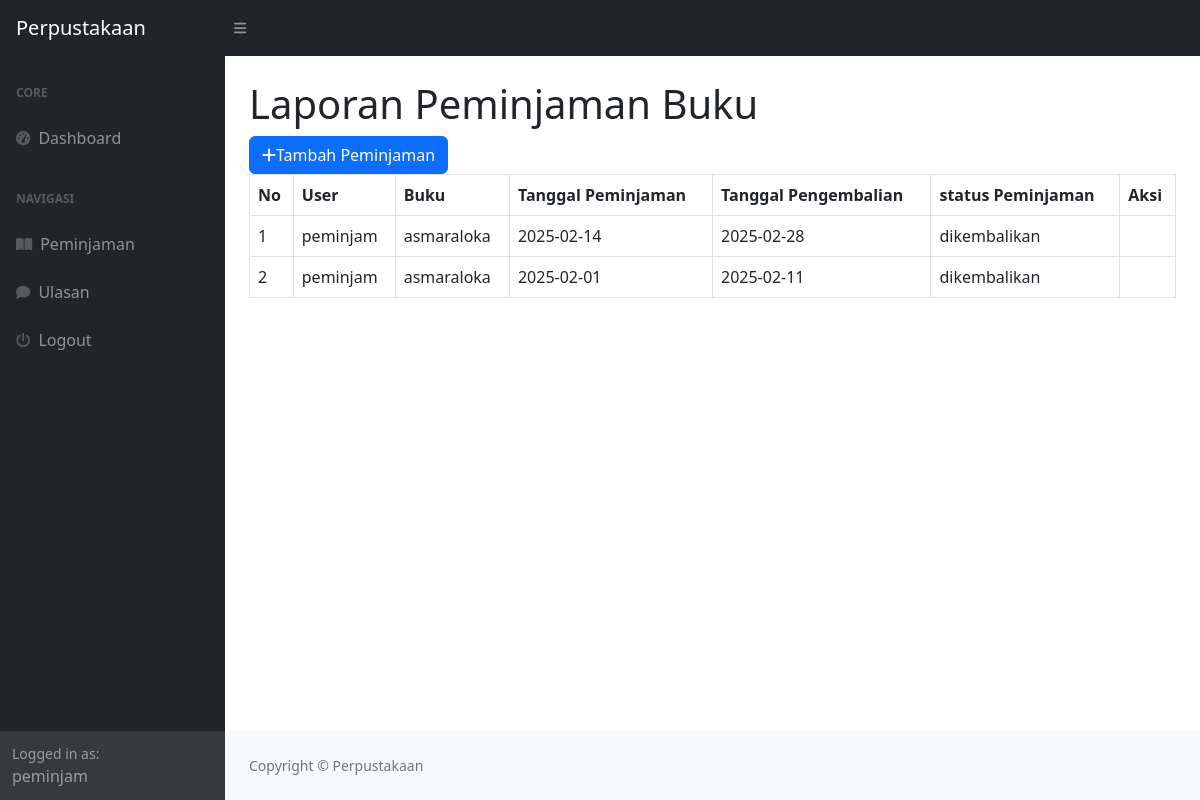
/index.php?page=peminjaman (signed in), run on the app's committed database.
### tables this page shows
CREATE TABLE `peminjaman` (
  `id_peminjaman` int(11) NOT NULL,
  `id_user` int(11) DEFAULT NULL,
  `id_buku` int(11) DEFAULT NULL,
  `tanggal_peminjaman` varchar(255) DEFAULT NULL,
  `tanggal_pengembalian` varchar(255) DEFAULT NULL,
  `status_peminjaman` enum('dipinjam','dikembalikan') DEFAULT NULL
);

CREATE TABLE `user` (
  `id_user` int(11) NOT NULL,
  `nama` varchar(255) DEFAULT NULL,
  `username` varchar(255) DEFAULT NULL,
  `password` varchar(255) DEFAULT NULL,
  `email` varchar(255) DEFAULT NULL,
  `alamat` text DEFAULT NULL,
  `no_telepon` varchar(255) DEFAULT NULL,
  `level` enum('admin','petugas','peminjam') DEFAULT NULL
);

CREATE TABLE `buku` (
  `id_buku` int(11) NOT NULL,
  `id_kategori` int(11) DEFAULT NULL,
  `judul` varchar(255) DEFAULT NULL,
  `penulis` varchar(255) DEFAULT NULL,
  `penerbit` varchar(255) DEFAULT NULL,
  `tahun_terbit` varchar(255) DEFAULT NULL,
  `deskripsi` text DEFAULT NULL
);

### peminjaman.php (the view, shortened to what this page needs)
<h1 class="mt-4">Laporan Peminjaman Buku</h1>
<div class="row">
    <div class="col-md-12">
        <a href="?page=peminjaman_tambah" class="btn btn-primary"><i class="fa fa-plus"></i>Tambah Peminjaman</a>
        <table class="table table-bordered" id="dataTable" width="100%" cellspacing="0">
            <thead>
                <tr>
                    <th>No</th>
                    <th>User</th>
                    <th>Buku</th>
                    <th>Tanggal Peminjaman</th>
                    <th>Tanggal Pengembalian</th>
                    <th>status Peminjaman</th>
                    <th>Aksi</th>
                </tr>
            </thead>
            <tbody>
                <?php
                $i = 1;
                $query = mysqli_query($koneksi, "SELECT * FROM peminjaman LEFT JOIN user on user.id_user = peminjaman.id_user LEFT JOIN buku on buku.id_buku = peminjaman.id_buku WHERE peminjaman.id_user=" . $_SESSION['user']['id_user']);
                while ($data = mysqli_fetch_array($query)) {
                    ?>
                    <tr>
                        <td><?php echo $i++; ?></td>
                        <td><?php echo $data['nama']; ?></td>
                        <td><?php echo $data['judul']; ?></td>
                        <td><?php echo $data['tanggal_peminjaman']; ?></td>
                        <td><?php echo $data['tanggal_pengembalian']; ?></td>
                        <td><?php echo $data['status_peminjaman']; ?></td>
                        <td>
                        </td>
                    </tr>
                    <?php
                }
                ?>
            </tbody>
        </table>
    </div>
</div>

### index.php (shortened to what this page needs)
<!DOCTYPE html>
<html lang="en">
    <head>
        <link href="https://cdn.jsdelivr.net/npm/simple-datatables@7.1.2/dist/style.min.css" rel="stylesheet" />
        <link href="css/styles.css" rel="stylesheet" />
    </head>
    <body class="sb-nav-fixed">
        <nav class="sb-topnav navbar navbar-expand navbar-dark bg-dark">
            <a class="navbar-brand ps-3" href="index.html">Perpustakaan</a>
            <button class="btn btn-link btn-sm order-1 order-lg-0 me-4 me-lg-0" id="sidebarToggle" href="#!"><i class="fas fa-bars"></i></button>
        </nav>
        <div id="layoutSidenav">
            <div id="layoutSidenav_nav">
                <nav class="sb-sidenav accordion sb-sidenav-dark" id="sidenavAccordion">
                    <div class="sb-sidenav-menu">
                        <div class="nav">
                            <div class="sb-sidenav-menu-heading">Core</div>
                            <a class="nav-link" href="?">
                                <div class="sb-nav-link-icon"><i class="fas fa-tachometer-alt"></i></div>
                                Dashboard
                            </a>
                            <div class="sb-sidenav-menu-heading">Navigasi</div>
                            <?php
                                if($_SESSION['user']['level'] !='peminjam'){
                            ?>
                            <a class="nav-link" href="?page=Kategori">
                                <div class="sb-nav-link-icon"><i class="fas fa-table"></i></div>
                                Kategori
                            </a>
                            <a class="nav-link" href="?page=buku">
                                <div class="sb-nav-link-icon"><i class="fas fa-book"></i></div>
                                Buku
                            </a>
                            <?php
                                }else{
                                    ?>
                            <a class="nav-link" href="?page=peminjaman">
                                <div class="sb-nav-link-icon"><i class="fas fa-book-open"></i></div>
                                Peminjaman
                            </a>
                            <?php
                                }
                                ?>
                            <a class="nav-link" href="?page=ulasan">
                                <div class="sb-nav-link-icon"><i class="fas fa-comment"></i></div>
                                Ulasan
                            </a>
                            <a class="nav-link" href="logout.php">
                                <div class="sb-nav-link-icon"><i class="fas fa-power-off"></i></div>
                                Logout
                            </a>
                        </div>
                    </div>
                    <div class="sb-sidenav-footer">
                        <div class="small">Logged in as:</div>
                        <?php echo $_SESSION['user']['nama'];?>
                    </div>
                </nav>
            </div>
            <div id="layoutSidenav_content">
                <main>
                    <div class="container-fluid px-4">
                        <?php
                            $page = isset($_GET['page']) ? $_GET['page'] : 'home';
                            if(file_exists($page . '.php')){
                                include $page . '.php';
                            }else{
                                include '404.php';
                            }
                        ?>
                    </div>
                </main>
                <footer class="py-4 bg-light mt-auto">
                    <div class="container-fluid px-4">
                        <div class="d-flex align-items-center justify-content-between small">
                            <div class="text-muted">Copyright &copy; Perpustakaan</div>
                        </div>
                    </div>
                </footer>
            </div>
        </div>
    </body>
</html>

### data on the page
peminjaman: id_user.nama "peminjam", id_buku.judul "asmaraloka", tanggal_peminjaman "2025-02-14", tanggal_pengembalian "2025-02-28", status_peminjaman "dikembalikan"
peminjaman: id_user.nama "peminjam", id_buku.judul "asmaraloka", tanggal_peminjaman "2025-02-01", tanggal_pengembalian "2025-02-11", status_peminjaman "dikembalikan"

### other printed values
$_SESSION['user']['nama'] "peminjam"
